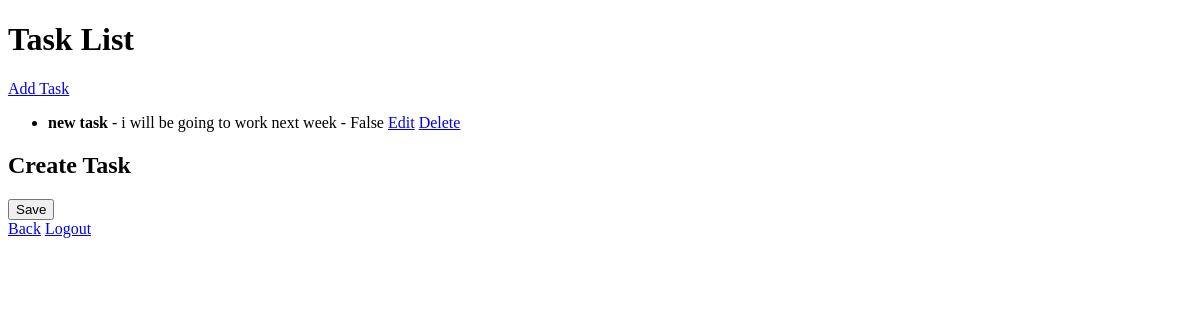
Before: / with the older database file.
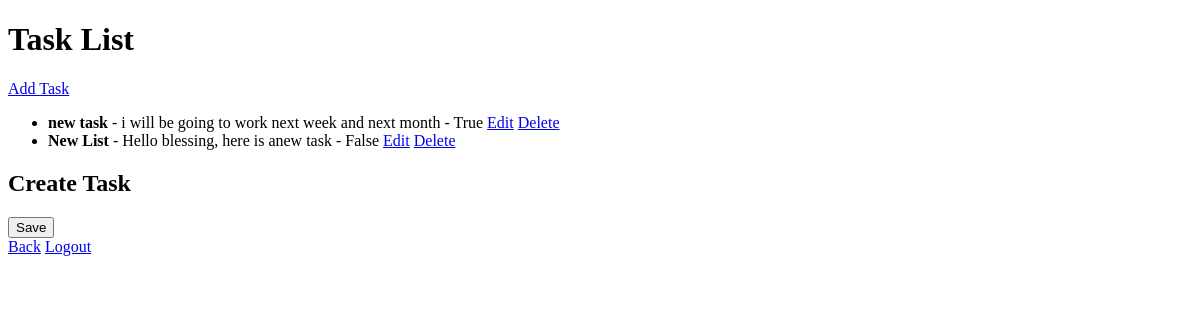
After: the same page with the newer database file.
### tasks/models.py (models this page shows, shortened)
class Task(models.Model):
    title = models.CharField(max_length=200)
    description = models.TextField()
    completed = models.BooleanField(default=False)
    created_at = models.DateTimeField(auto_now_add=True)

### tasks/views.py (the view)
# urls.py: path('', views.task_List, name="task_List"),
def task_List(request):
    tasks = Task.objects.all()
    return render(request, 'tasks/task_List.html', {'tasks':tasks})

### tasks/templates/tasks/task_List.html (shortened to what this page needs)
<!DOCTYPE html>
<html>
<head>
</head>
<body>
<h1>Task List</h1>
<a href="{% url 'task_create' %}">Add Task</a>
<ul>
{% for task in tasks %}
<li>
<strong>{{ task.title }}</strong>
- {{ task.description }}
- {{ task.completed }}
<a href="{% url 'task_update' task.id %}">Edit</a>
<a href="{% url 'task_delete' task.id %}">Delete</a>
</li>
{% endfor %}
</ul>
    <h2>Create Task</h2>
    <form method="POST">
    <button type="submit">Save</button>
    </form>
    <a href="{% url 'task_List' %}">Back</a>
    <a href="{% url 'logout' %}">Logout</a>
</body>
</html>

Changed rows visible on the page:
changed Task "new task": description "i will be going to work next week" → "i will be going to work next week and next month"; completed "False" → "True"
added Task: title "New List", description "Hello blessing, here is anew task", completed "False"
